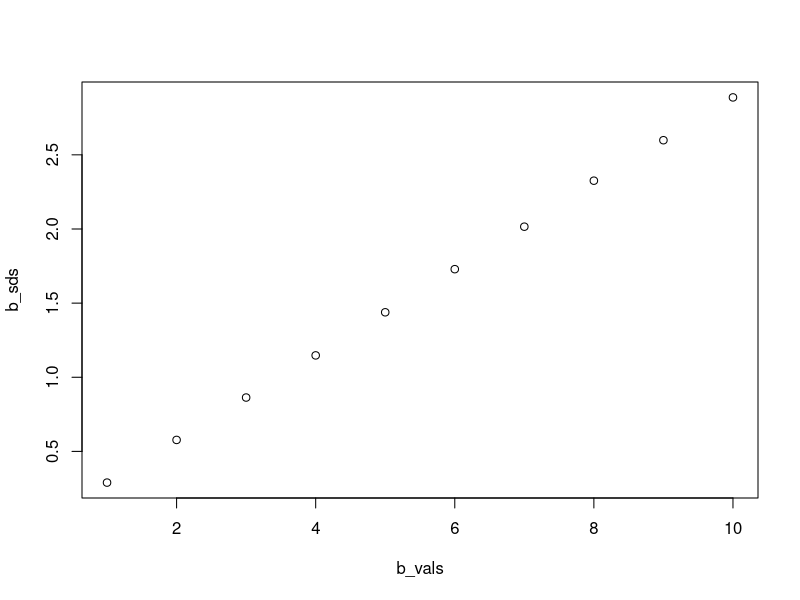
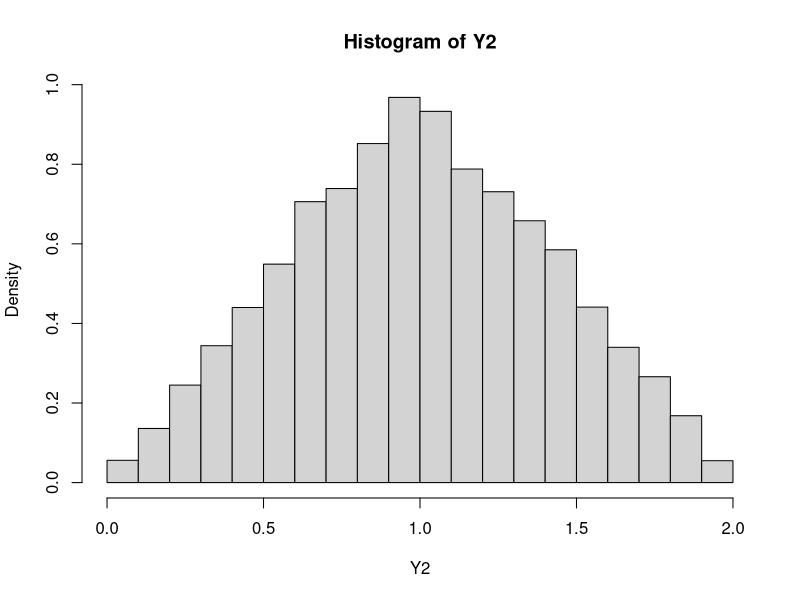
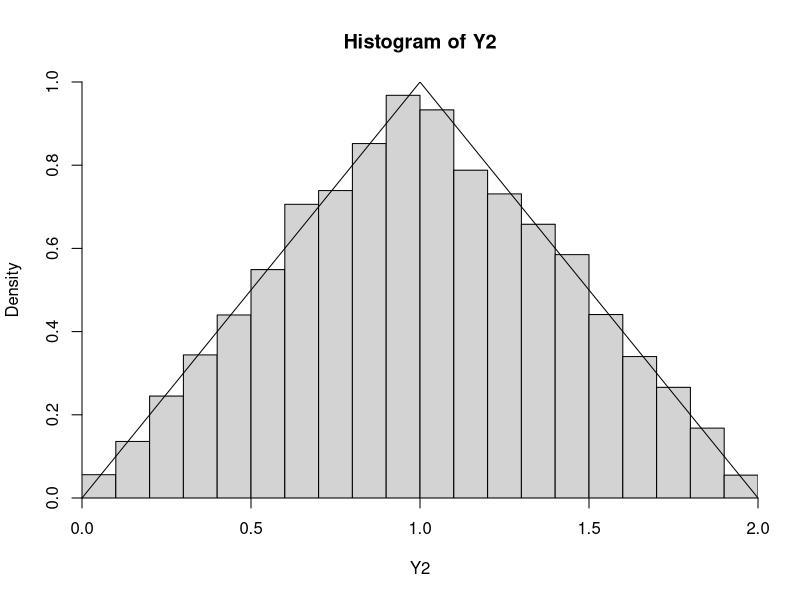
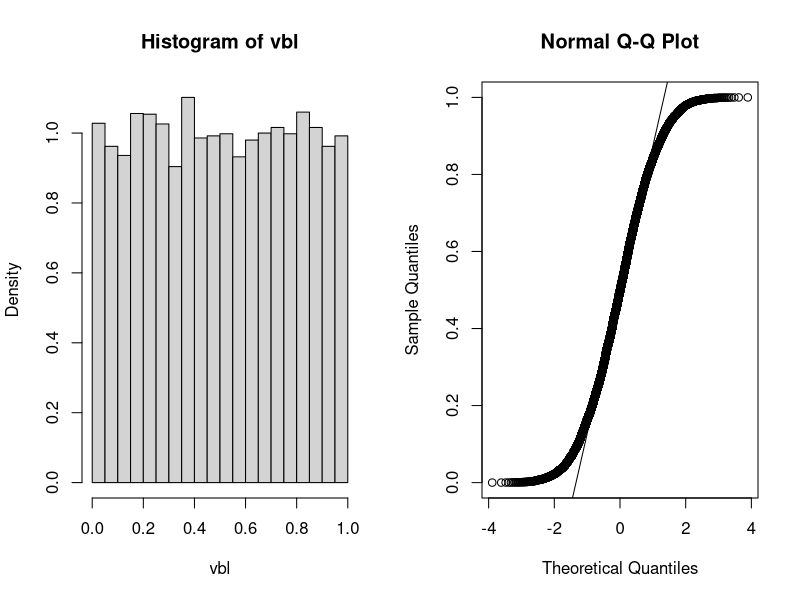
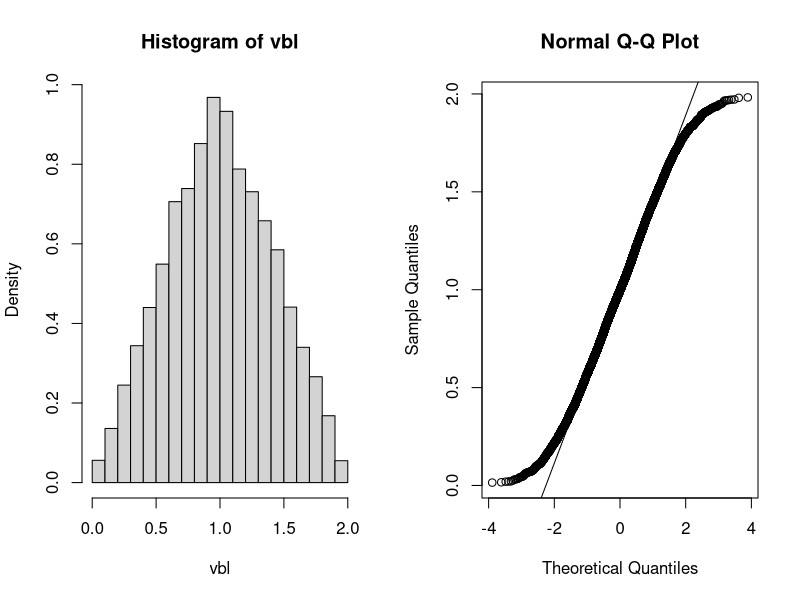
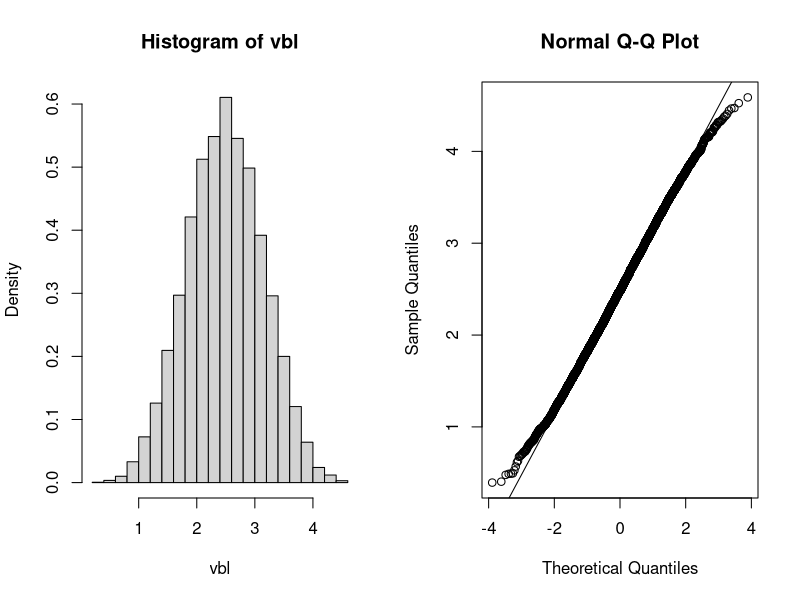
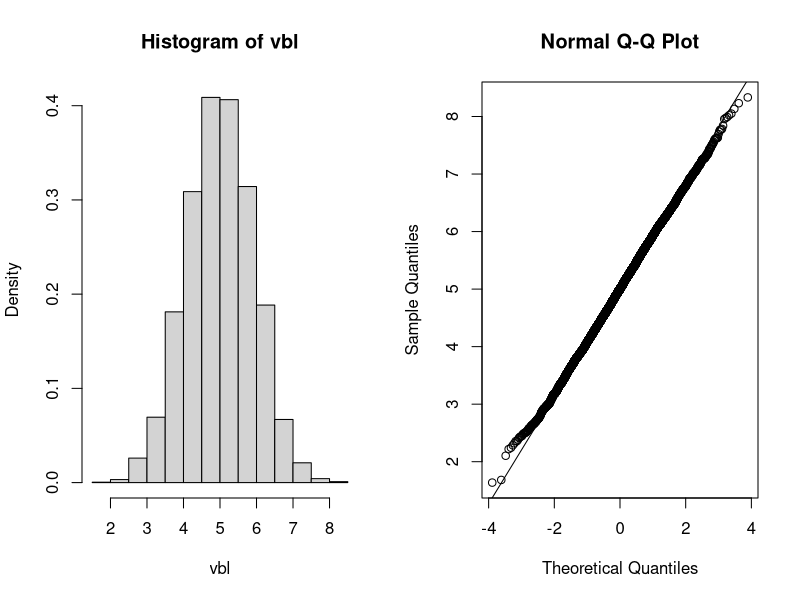

Here is the R script that generated these plots, in order:
## ---- chunk 1
x <- runif(1000, 0, 1)
sd(x)
## ---- chunk 2
runif_0b <- function(n, b) {
  runif(n, 0, b)
}
## ---- chunk 3
n <- 10000
b_vals <- 1:10
b_sds <- rep(NA, 10)
# Conveniently `b` serves as both a value and an index here.
for (b in b_vals) {
  b_sds[b] <- sd(runif_0b(n, b))
}
plot(b_vals, b_sds)
## ---- chunk 4
b_mod <- lm(b_sds ~ b_vals - 1)
(b_coef <- coef(b_mod)[1])
## ---- chunk 5
X1 <- runif(10000, 0, 1)
X2 <- runif(10000, 0, 1)
Y2 <- X1 + X2

hist(Y2, probability = TRUE)
## ---- chunk 6
hist(Y2, probability = TRUE, xaxs = "i", yaxs = "i", ylim = c(0, 1))
lines(c(-10, 0, 1, 2, 10), c(0, 0, 1, 0, 0))
## ---- chunk 7
Y5 <- runif(10000, 0, 1)
for (i in 2:5) {
  Y5 <- Y5 + runif(10000, 0, 1)
}

Y10 <- runif(10000, 0, 1)
for (i in 2:10) {
  Y10 <- Y10 + runif(10000, 0, 1)
}
## ---- chunk 8
par(mfrow = c(1, 2))
for (vbl in list(X1, Y2, Y5, Y10)) {
  hist(vbl, probability = TRUE)
  qqnorm(vbl)
  qqline(vbl)
}
## ---- chunk 9
DeMereA <- function(n) {
  roll <- sample(1:6, n, replace = TRUE)
  any(roll == 6)
}
## ---- chunk 10
demere_a_outcomes <- replicate(1000, DeMereA(4))
sum(demere_a_outcomes)
## ---- chunk 11
sum(dbinom(1:4, 4, 1/6))
1 - dbinom(0, 4, 1/6)
## ---- chunk 12
mean(demere_a_outcomes)
## ---- chunk 13
DeMereB <- function(n) {
  # Roll each dice `n` times
  d1 <- sample(1:6, n, replace = TRUE)
  d2 <- sample(1:6, n, replace = TRUE)

  # Check which rolls are 6 (get two vectors of `TRUE` or `FALSE`)
  is_six_1 <- d1 == 6
  is_six_2 <- d2 == 6

  # Use the `&` (and) operator to check if there are any pairs. This compares
  # the elements of each vector so that `TRUE & TRUE == TRUE`, otherwise
  # `FALSE`.
  is_pair_six <- is_six_1 & is_six_2

  # If any element of `is_six_pair` is `TRUE`, then you win, so return `TRUE`.
  any(is_pair_six)
}
## ---- chunk 14
demere_b_outcomes <- replicate(1000, DeMereB(24))
sum(demere_b_outcomes)
## ---- chunk 15
sum(dbinom(1:24, 24, 1/36))
1 - dbinom(0, 24, 1/36)
## ---- chunk 16
choose(52, 5)
## ---- chunk 17
IsFlush <- function() {
  deck <- rep(1:4, each = 13)
  hand <- sample(deck, 5, replace = FALSE)
  all(hand[1] == hand[2:5])
}
## ---- chunk 18
flush_outcomes <- replicate(10000, IsFlush())
sum(flush_outcomes)
## ---- chunk 19
IsStraight <- function() {
  deck <- rep(1:13, 4)
  hand <- sample(deck, 5, replace = FALSE)
  # If all the differences between consecutive sorted cards is one, the hand is
  # a straight. If it's difficult to see what's going on with these nested
  # function, try rewriting using a couple of intermediate variables.
  all(diff(sort(hand)) == 1)
}
## ---- chunk 20
str_outcomes <- replicate(10000, IsStraight())
sum(str_outcomes)
## ---- chunk 21
airparts <- rbinom(100, 1, 0.001)
## ---- chunk 22
part_failures <- rbinom(1000000, 100, 0.001)
mean(part_failures > 0)
## ---- chunk 23
sum(dbinom(1:100, 100, 0.001))
1 - dbinom(0, 100, 0.001)
